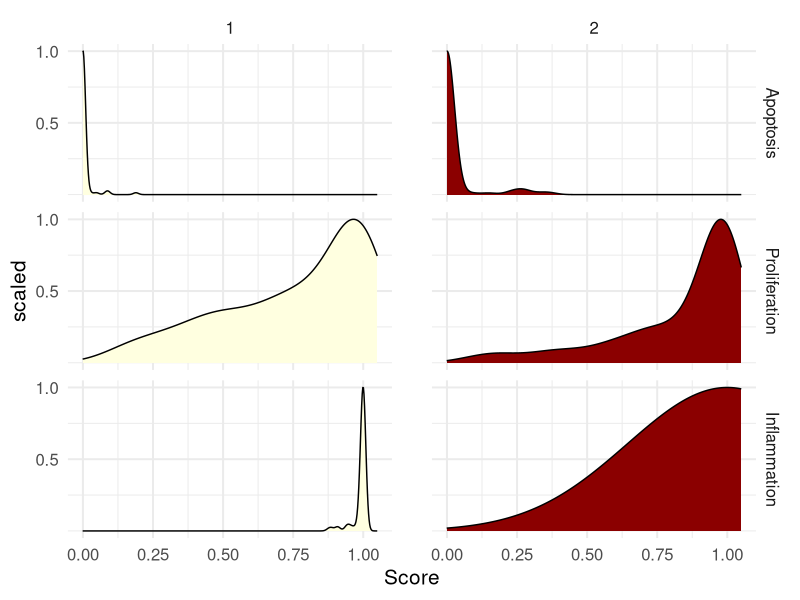
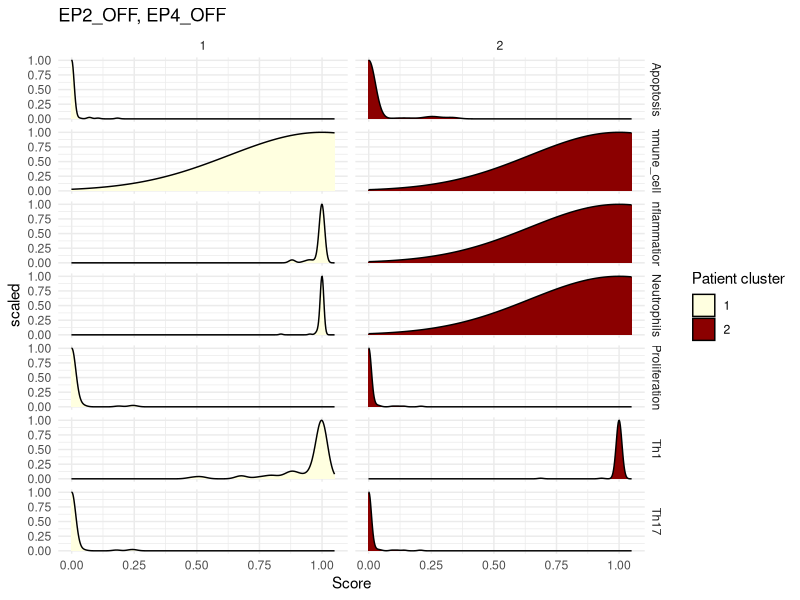
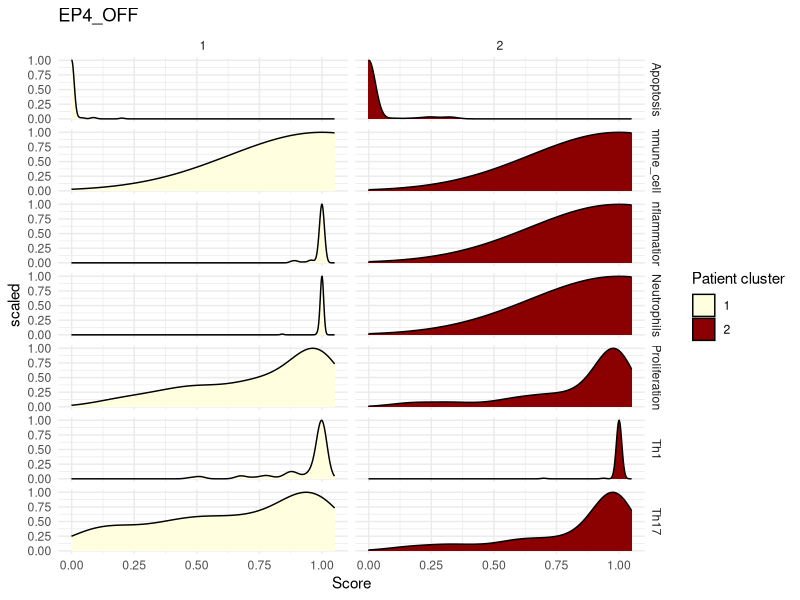
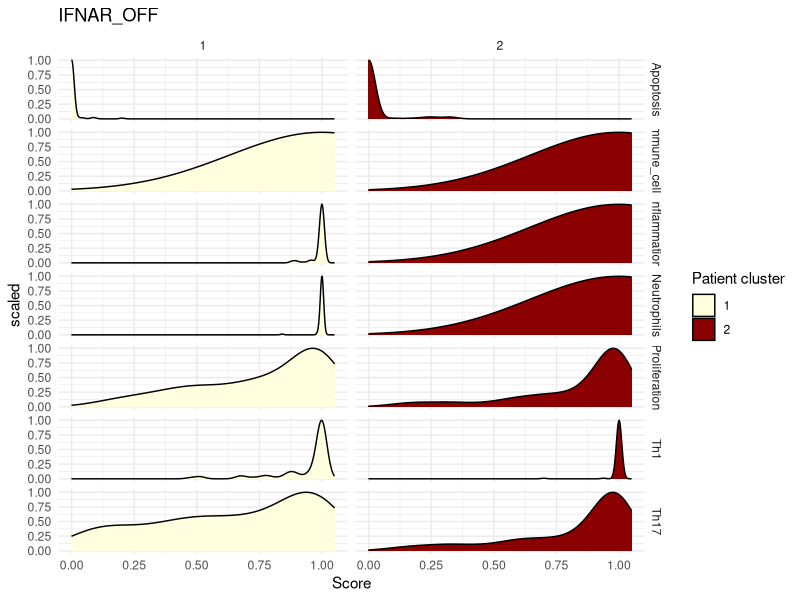
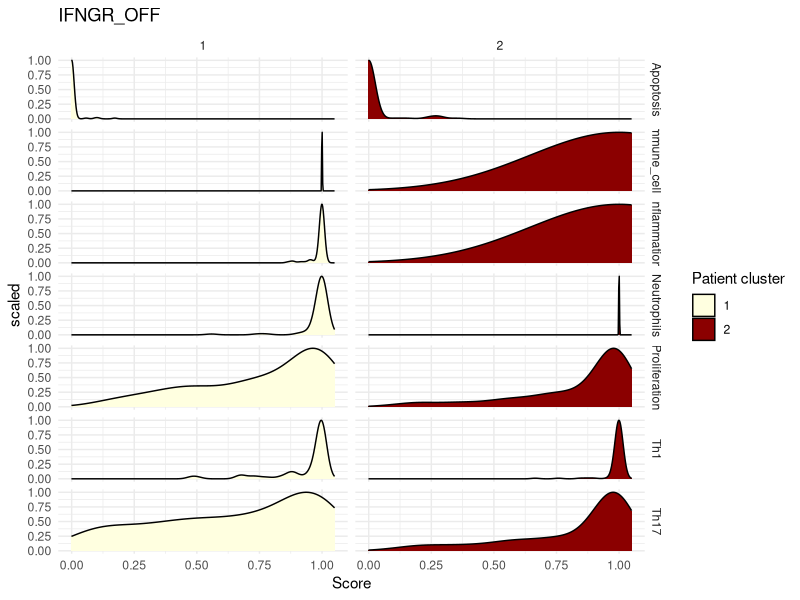
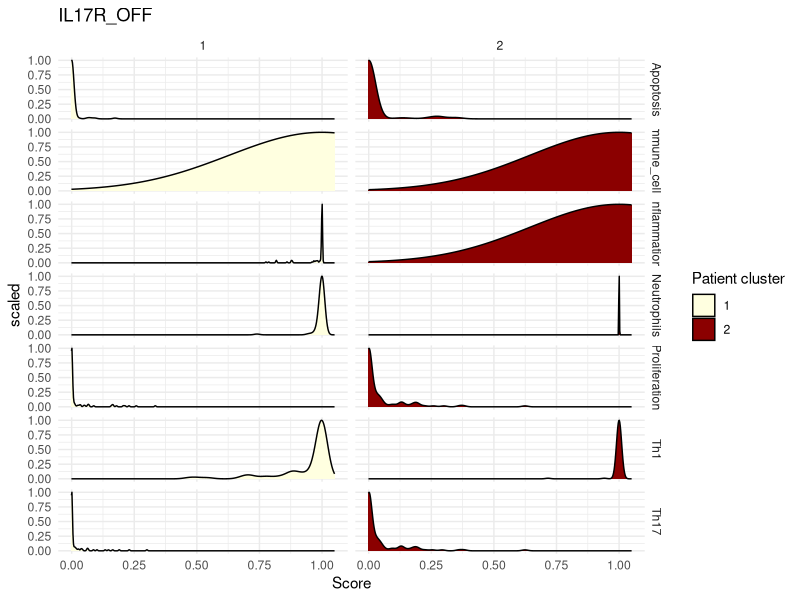
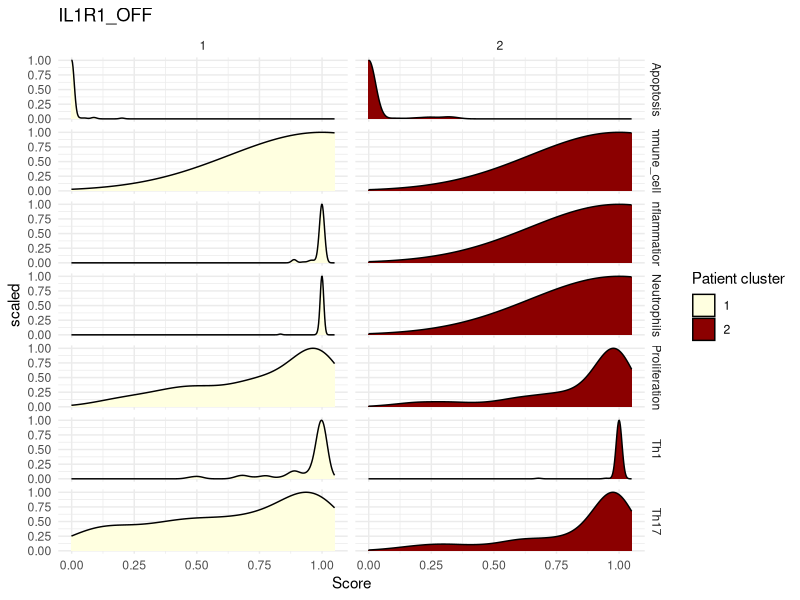
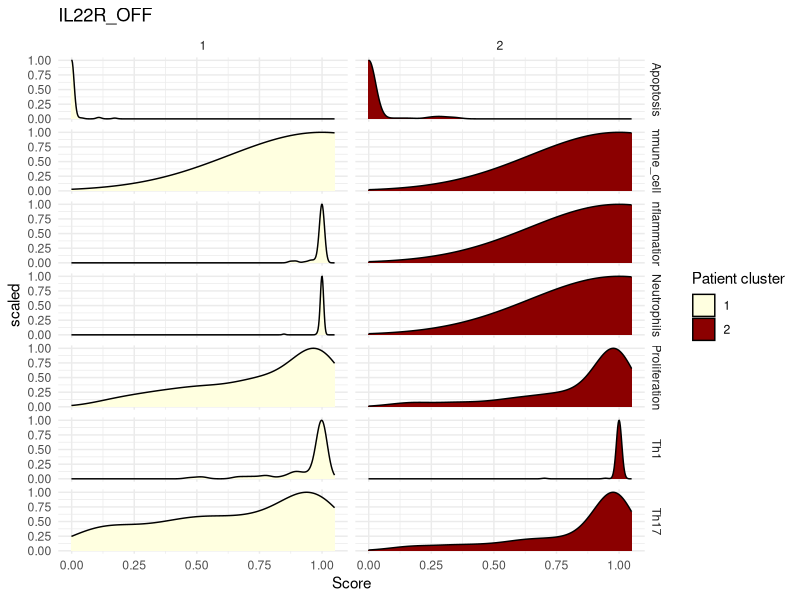

The R source for these figures, in order:
library(tidyverse)
library(grid)
library(tidyverse)

all_states <- read.csv("Model_analysis/PROFILE/Results/Simulations/all_final_states.csv", sep="")
all_states <- split(all_states, ~Perturbation)

all_states <- lapply(all_states, function(x) x %>%
                       select(-Perturbation) %>% 
                       remove_rownames() %>% 
                       column_to_rownames("Patient")) 

all_states_noWT <- lapply(all_states, function(x) x %>% filter(rownames(.) != "WT"))

PSORIASIS_clin <- read.csv("Model_analysis/Patient_annotation.csv") 

genenames <- read.table("Model_analysis/psoKC_namesToHugo_curated.txt",header=T,sep="\t")

geneindex <- strsplit(as.character(genenames[,2]), split = ",") %>% sapply(function(l){gsub(" ","",l)})
geneindex <- data.frame(V1 = rep(genenames[,1], sapply(geneindex, length)), V2 = unlist(geneindex))
model_nodes_HUGO <- unique(geneindex[,2]) %>% sub("^\\s+", "", .)


WT <- read.csv("Model_analysis/PROFILE/Results/Simulations/untreated_allPatients_phenotypes.csv", row.names = 1)

common_patients <- intersect(substr(rownames(WT),1,12), PSORIASIS_clin$PATIENT)
data_plot_extended <- inner_join(PSORIASIS_clin, rownames_to_column(WT,var="PATIENT") %>%
                                   mutate(PATIENT=substr(PATIENT,1,12)),
                                 by="PATIENT") 
data_plot_extended[is.na(data_plot_extended)] <- 0

data_plot <- gather(data_plot_extended, key = "Phenotype", value = "Score", -c(PATIENT, SUBGROUP,PASI,Sex,Severity)) %>% 
  mutate(Score = as.numeric(Score)) %>% 
  mutate(SUBGROUP = factor(SUBGROUP)) %>% 
  mutate(Phenotype = gsub("_WT","",Phenotype)) %>% 
  mutate(Phenotype = factor(Phenotype, levels = c("Apoptosis","Proliferation","Differentiation","Inflammation","Th1","Th17","Neutrophils","Immune_cells"))) %>% 
  filter(!Phenotype %in% c("Differentiation","Immune_cells"))

GROUPcolours <- c("1" = "lightyellow", "2" = "darkred")

p <-  data_plot %>%
  filter(Phenotype %in% c("Apoptosis","Proliferation","Differentiation","Inflammation")) %>% 
  ggplot() + geom_density(aes(x = Score, y= ..scaled.., fill=SUBGROUP),) + 
  scale_fill_manual(values=GROUPcolours, name="Group", guide = "none") +
  scale_y_continuous(breaks=c( 0.5 ,1)) +
  facet_grid(Phenotype~SUBGROUP, scales = "free") +
  xlim(-0.001,1.05)+
 # ylab("")+
  theme_minimal(base_size = 15) +
  theme(panel.spacing.x = unit(2,"lines"))

print(p)

pdf("~/Documents/Git/Personalized_psoKC_Eir/final_maboss_clusters.pdf")
for (i in 1:length(all_states)) {
  
  simulations <- all_states[[i]]
  sim_name <- names(all_states)[i]
  #Prepare data
  common_patients <- intersect(substr(rownames(simulations),1,12), PSORIASIS_clin$PATIENT)
  data_plot_extended <- inner_join(PSORIASIS_clin, rownames_to_column(simulations,var="PATIENT") %>%
                                     mutate(PATIENT=substr(PATIENT,1,12)),
                                   by="PATIENT") 
  
  data_plot <- gather(data_plot_extended, key = "Phenotype", value = "Score", -c(PATIENT, SUBGROUP, PASI, Sex, Severity)) %>% 
    mutate(SUBGROUP = factor(SUBGROUP)) %>% 
    mutate(Score = as.numeric(Score))
  
  SUBGROUPcolours <- c("1" = "lightyellow", "2" = "darkred")
  
  p <-  data_plot %>%
    ggplot() + geom_density(aes(x = Score, y=..scaled.., fill=SUBGROUP)) + 
    scale_fill_manual(values=SUBGROUPcolours, name="Patient cluster") +
    facet_grid(Phenotype~SUBGROUP, scales = "free") +
    xlim(-0.001,1.05)+
    labs(title = sim_name) +
    theme_minimal() 
  
  print(p)
  ggsave(
    paste(sim_name,"density.png"),
    plot = last_plot(),
    scale = 1,
    height = 25,
    width = 15,
    units = "cm",
  #  units = c("in", "cm", "mm", "px"),
    dpi = 300
  )
}

dev.off()
